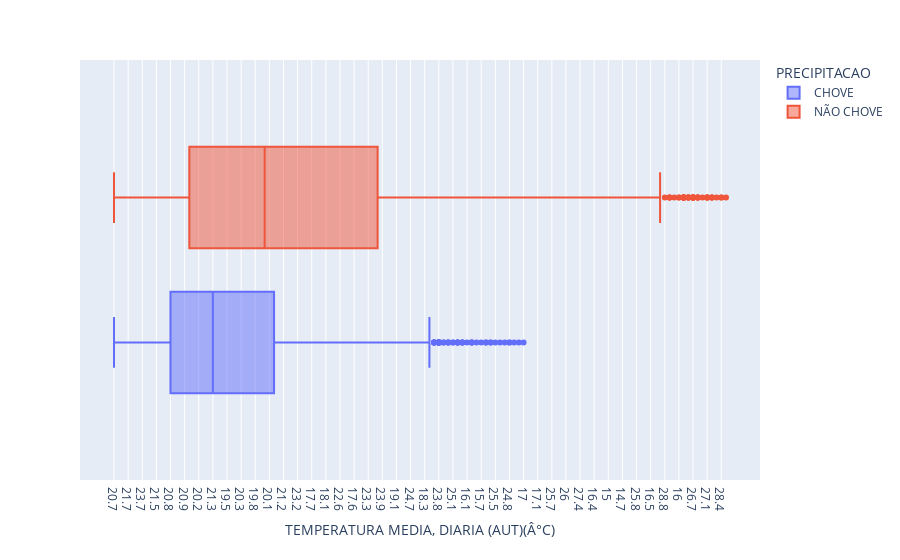

The notebook cell saved with this chart:
### Code cell
# visualizando a distribuição da coluna de TEMPERATURA MEDIA, DIARIA (AUT)(Â°C) com base na precipitação
px.box(df, x ='TEMPERATURA MEDIA, DIARIA (AUT)(Â°C)', color = 'PRECIPITACAO' )

### Figure 1 — Plotly figure (JSON) as saved in the notebook; plotly's stock layout.template omitted (floating-point values rounded to 4 significant figures; data arrays with more than 128 entries replaced by an {"elided": "..."} marker saying what was removed)
{"data": [{"alignmentgroup": "True", "hovertemplate": "PRECIPITACAO=CHOVE<br>TEMPERATURA MEDIA, DIARIA (AUT)(Â°C)=%{x}<extra></extra>", "legendgroup": "CHOVE", "marker": {"color": "#636efa"}, "name": "CHOVE", "notched": false, "offsetgroup": "CHOVE", "orientation": "h", "showlegend": true, "type": "box", "x": {"elided": "2375 str values"}, "x0": " ", "xaxis": "x", "y0": " ", "yaxis": "y"}, {"alignmentgroup": "True", "hovertemplate": "PRECIPITACAO=NÃO CHOVE<br>TEMPERATURA MEDIA, DIARIA (AUT)(Â°C)=%{x}<extra></extra>", "legendgroup": "NÃO CHOVE", "marker": {"color": "#EF553B"}, "name": "NÃO CHOVE", "notched": false, "offsetgroup": "NÃO CHOVE", "orientation": "h", "showlegend": true, "type": "box", "x": {"elided": "4167 str values"}, "x0": " ", "xaxis": "x", "y0": " ", "yaxis": "y"}], "layout": {"boxmode": "group", "legend": {"title": {"text": "PRECIPITACAO"}, "tracegroupgap": 0}, "margin": {"t": 60}, "xaxis": {"anchor": "y", "domain": [0, 1], "title": {"text": "TEMPERATURA MEDIA, DIARIA (AUT)(Â°C)"}}, "yaxis": {"anchor": "x", "domain": [0, 1]}}}
